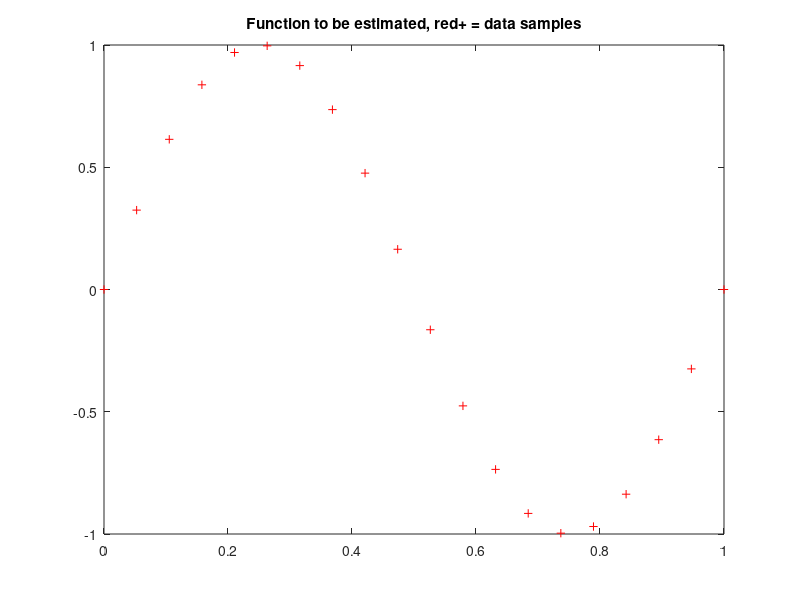

The MATLAB script that drew this image: (Note: this script raises an error after producing the figure.)
% 
% the 1st ANN example ....
% sin functions estimation
% amir - 2020
%

clear
close all
clc

% Generate the matrix of inputs x and targets t.
display('This example shows how a Perceptron Neural Net') ;
display('can interpolate and estimate a function') ;
display('  ') ;
x = [0:1/19:1]';
[ndata,dummy] = size(x) ;

nnopt = {"1- Sine ", "2- Sine plus noise", "3- Sine plus powerful noise"};
[sel1, ok1] = listdlg ("ListString", nnopt, "SelectionMode", "Single", ...
"ListSize",[400,300], "PromptString" , " Select Your Function " , "Name" , "ANN Function Estimator");
if (ok1 == 1)
 switch (sel1) 
      case (1)
        t = sin(2*pi*x) ;
      case (2)
        t = sin(2*pi*x)  + 0.05*randn(ndata, 1);
      case (3) 
        t = sin(2*pi*x)  + 0.5*randn(ndata, 1);  
 endswitch
else
  return;
endif

figure ;
plot(x,t,'r+') ;
title('Function to be estimated, red+ = data samples') ;

prompt = {"number of hidden layer nodes", "Training epochs"};
rowscols = [1,10; 1,10 ];

dims = inputdlg (prompt, "Enter Data", rowscols);
hnode = str2num( cell2mat(dims(1))) ;
epch = str2num( cell2mat(dims(2))) ;

% Set up network parameters.
net = mlp(1, hnode, 1, 'linear');
% pause
% Set up vector of options for the optimiser.
options = zeros(1,18);
options(1) = 1;			% This provides display of error values.
options(9)= 1;			% Check the gradient calculations.
options(14) = epch;		% Number of training cycles. 


% Train using scaled conjugate gradients.
[net, options] = netopt(net, options, x, t, 'scg');
% Plot the trained network predictions.
pv = [0:0.005:1]';
y = mlpfwd(net, pv);
figure 
plot(pv, y, '.b')
hold on
plot(x,t,'r+') ;
title('red = training , blue = testing samples') ;

return
